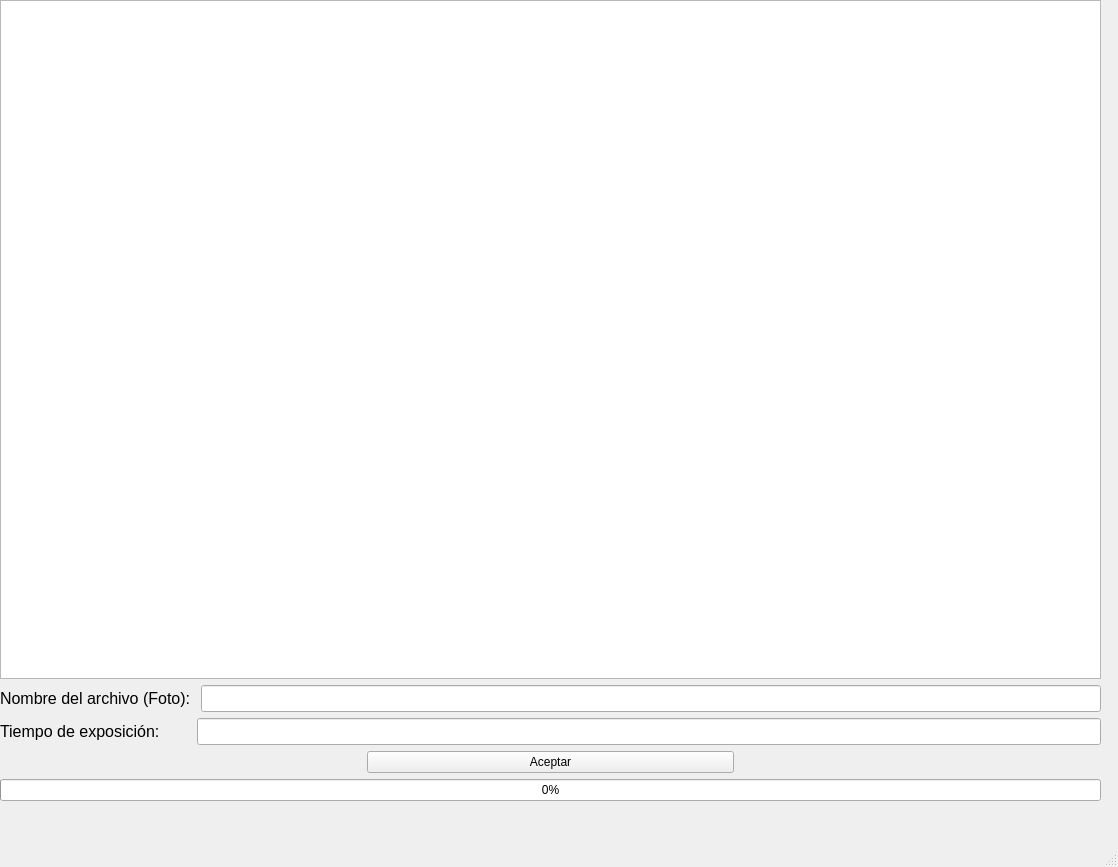
<?xml version="1.0" encoding="UTF-8"?>
<ui version="4.0">
 <class>MainWindow</class>
 <widget class="QMainWindow" name="MainWindow">
  <property name="geometry">
   <rect>
    <x>0</x>
    <y>0</y>
    <width>1118</width>
    <height>867</height>
   </rect>
  </property>
  <property name="windowTitle">
   <string>MainWindow</string>
  </property>
  <widget class="QWidget" name="centralwidget">
   <widget class="QWidget" name="verticalLayoutWidget">
    <property name="geometry">
     <rect>
      <x>0</x>
      <y>0</y>
      <width>1101</width>
      <height>801</height>
     </rect>
    </property>
    <layout class="QVBoxLayout" name="verticalLayout">
     <item>
      <layout class="QHBoxLayout" name="horizontalLayout_3">
       <item>
        <widget class="QTextBrowser" name="texto">
         <property name="font">
          <font>
           <pointsize>12</pointsize>
          </font>
         </property>
        </widget>
       </item>
       <item>
        <layout class="QVBoxLayout" name="verticalLayout_5"/>
       </item>
       <item>
        <layout class="QVBoxLayout" name="verticalLayout_4"/>
       </item>
       <item>
        <layout class="QHBoxLayout" name="horizontalLayout_5"/>
       </item>
       <item>
        <layout class="QHBoxLayout" name="horizontalLayout_4"/>
       </item>
      </layout>
     </item>
     <item>
      <layout class="QVBoxLayout" name="verticalLayout_3">
       <item>
        <layout class="QHBoxLayout" name="horizontalLayout">
         <item>
          <widget class="QLabel" name="label">
           <property name="sizePolicy">
            <sizepolicy hsizetype="Preferred" vsizetype="Preferred">
             <horstretch>0</horstretch>
             <verstretch>0</verstretch>
            </sizepolicy>
           </property>
           <property name="font">
            <font>
             <pointsize>12</pointsize>
            </font>
           </property>
           <property name="text">
            <string>Nombre del archivo (Foto): </string>
           </property>
          </widget>
         </item>
         <item>
          <widget class="QLineEdit" name="textnombre">
           <property name="sizePolicy">
            <sizepolicy hsizetype="Expanding" vsizetype="Minimum">
             <horstretch>0</horstretch>
             <verstretch>20</verstretch>
            </sizepolicy>
           </property>
           <property name="minimumSize">
            <size>
             <width>0</width>
             <height>0</height>
            </size>
           </property>
           <property name="font">
            <font>
             <pointsize>12</pointsize>
            </font>
           </property>
          </widget>
         </item>
        </layout>
       </item>
       <item>
        <layout class="QVBoxLayout" name="verticalLayout_2">
         <item>
          <layout class="QHBoxLayout" name="horizontalLayout_2">
           <item>
            <widget class="QLabel" name="label_2">
             <property name="sizePolicy">
              <sizepolicy hsizetype="Preferred" vsizetype="Preferred">
               <horstretch>0</horstretch>
               <verstretch>0</verstretch>
              </sizepolicy>
             </property>
             <property name="font">
              <font>
               <pointsize>12</pointsize>
              </font>
             </property>
             <property name="text">
              <string>Tiempo de exposición:       </string>
             </property>
            </widget>
           </item>
           <item>
            <widget class="QLineEdit" name="texttiempo">
             <property name="sizePolicy">
              <sizepolicy hsizetype="Expanding" vsizetype="Fixed">
               <horstretch>0</horstretch>
               <verstretch>30</verstretch>
              </sizepolicy>
             </property>
             <property name="font">
              <font>
               <pointsize>12</pointsize>
              </font>
             </property>
            </widget>
           </item>
          </layout>
         </item>
        </layout>
       </item>
      </layout>
     </item>
     <item>
      <layout class="QHBoxLayout" name="horizontalLayout_6">
       <item>
        <spacer name="horizontalSpacer">
         <property name="orientation">
          <enum>Qt::Horizontal</enum>
         </property>
         <property name="sizeHint" stdset="0">
          <size>
           <width>40</width>
           <height>20</height>
          </size>
         </property>
        </spacer>
       </item>
       <item>
        <widget class="QPushButton" name="aceptar">
         <property name="sizePolicy">
          <sizepolicy hsizetype="MinimumExpanding" vsizetype="Fixed">
           <horstretch>0</horstretch>
           <verstretch>0</verstretch>
          </sizepolicy>
         </property>
         <property name="text">
          <string>Aceptar</string>
         </property>
        </widget>
       </item>
       <item>
        <spacer name="horizontalSpacer_2">
         <property name="orientation">
          <enum>Qt::Horizontal</enum>
         </property>
         <property name="sizeHint" stdset="0">
          <size>
           <width>40</width>
           <height>20</height>
          </size>
         </property>
        </spacer>
       </item>
      </layout>
     </item>
     <item>
      <widget class="QProgressBar" name="progressBar">
       <property name="value">
        <number>0</number>
       </property>
      </widget>
     </item>
    </layout>
   </widget>
  </widget>
  <widget class="QMenuBar" name="menubar">
   <property name="geometry">
    <rect>
     <x>0</x>
     <y>0</y>
     <width>1118</width>
     <height>26</height>
    </rect>
   </property>
  </widget>
  <widget class="QStatusBar" name="statusbar"/>
 </widget>
 <resources/>
 <connections/>
</ui>
